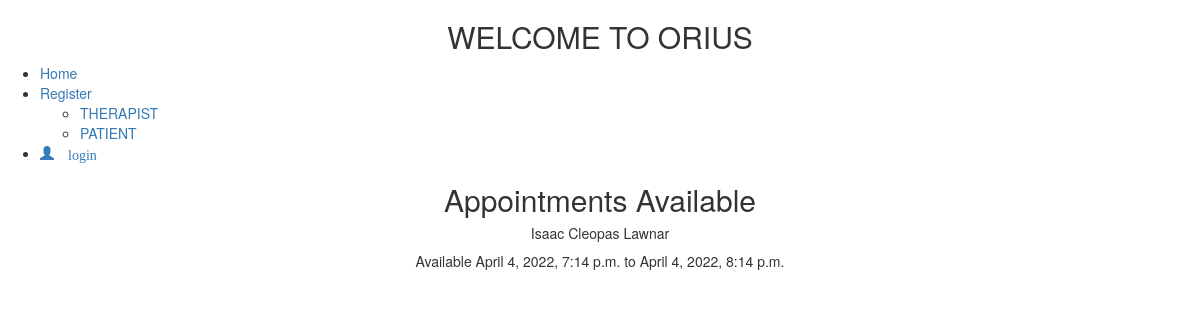
The app's page /, older data.
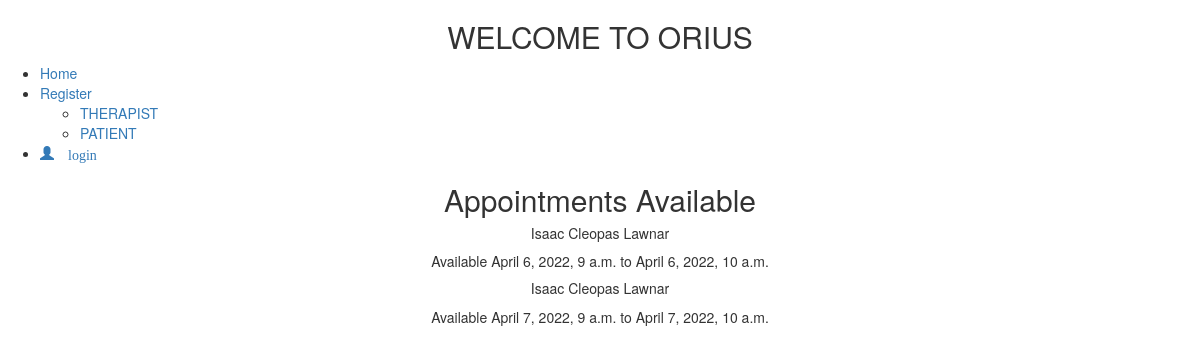
The same page, newer data.
### appointment/models.py (models this page shows, shortened)
class Appointment(models.Model):
    user = models.ForeignKey(User, on_delete=models.CASCADE)
    full_name = models.CharField(max_length=100)
    created_at = models.DateTimeField(default=timezone.now)
    start_time = models.DateTimeField(default=timezone.now)
    end_time = models.DateTimeField(default=timezone.now)
    status = models.TextField(default='PENDING')

### appointment/views.py (the view)
# urls.py: path('', HomePageView.as_view(), name='home'),
class HomePageView(ListView):
    paginate_by = 9
    model = Appointment
    context_object_name = 'home'
    template_name = "home.html"
    def get_queryset(self):
        return self.model.objects.all().order_by('-id')

### templates/home.html (shortened to what this page needs)
{% extends 'base.html' %}
{% load static %}
{% block content %}
<h2 Style="text-align: center;">WELCOME TO ORIUS</h2>
    {% include 'nav.html' %}
    <section Style="text-align: center;">
        <h2>Appointments Available</h2>
        {% for apt in home %}
            {% if request.user.is_authenticated and request.user.role == 'patient' %}
                <h5>{{ apt.full_name }}</h5>
                    <p>Available {{ apt.start_time }} to {{ apt.end_time }}</p>
                    <p>
                        <a href="{% url 'appointment:take-appointment' apt.id %}"> Take Appointment</a>
                    </p>
                {% elif request.user.is_authenticated and request.user.role == 'therapist'   %}
                    <h5>{{ apt.full_name }}</h5>
                    <p>Available {{ apt.start_time }} to {{ apt.end_time }}</p>
                {% else %}
                    <h5>{{ apt.full_name }}</h5>
                    <p>Available {{ apt.start_time }} to {{ apt.end_time }}</p>
            {% endif %}
        {% endfor %}
</section>
{% endblock %}

Row changes from the older to the newer data that the page shows:
added Appointment: full_name "Isaac Cleopas Lawnar", start_time "April 6, 2022, 9 a.m.", end_time "April 6, 2022, 10 a.m."
changed Appointment: start_time "April 4, 2022, 7:14 p.m." → "April 7, 2022, 9 a.m."; end_time "April 4, 2022, 8:14 p.m." → "April 7, 2022, 10 a.m."
